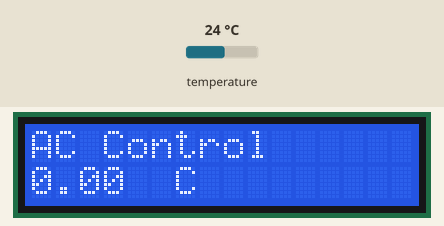
Simulated run of this sketch. Board: Arduino Uno, built with avr-gcc and run on an emulated ATmega328P. Shown: 16×2 character LCD. Inputs (shaded band) come from the test bench; at power-on: temperature 24 °C. What the sketch prints to the serial monitor is not drawn.

Above: at 2.3 s.
2.4 s: temperature set to 12 °C
At 3.5 s:
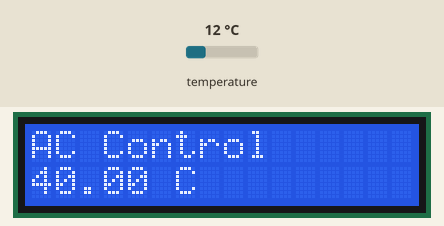
5.2 s: temperature set to 19 °C
At 6.5 s:
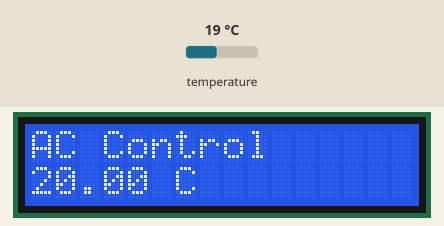
8.2 s: temperature set to 28 °C
At 9.4 s:
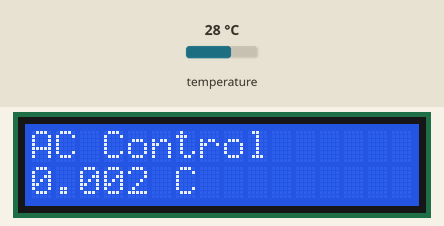
Timing chart, 0 to 11.2 s (numbered marks = the images above; inputs shaded):
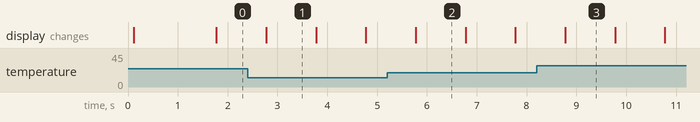

Measured:
- what the display in image 1 shows lasts 1.0 s, from 2.8 s to 3.8 s

The sketch:

sketch.ino
```cpp
#include <OneWire.h>
#include <DallasTemperature.h>
#include <LiquidCrystal_I2C.h>
#include <PID_v1.h>

#define ONE_WIRE_BUS 12

// logging period
int loggingPeriod = 60; // in minutes

// millis
uint32_t lastMillis = 0;
uint32_t lastLogging = 0;

// avg temp in this room
double sensorReadings[3] = {0.0};
double tempAvg = 0.0;

// AC temp control
double tempControl = 0.0;
double setPoint = 20.0; // desired room temperature within 20°C

// setup for DS18B20 using OneWire interface.
OneWire oneWire(ONE_WIRE_BUS);
DallasTemperature sensors(&oneWire);
byte numDevices = 0;

// setup for dummy temperature controller using LCD
LiquidCrystal_I2C lcd(0x27, 16, 2);

// PID constants
double kp = 0.5;   // Proportional gain
double ki = 0.2; // Integral gain
double kd = 0.6;   // Derivative gain

// setup PID instance
PID tempPID(&tempAvg, &tempControl, &setPoint, kp, ki, kd, DIRECT);

void setup() {
  Serial.begin(115200);
  sensors.begin();

  // auto finding the addresses to make it easier
  byte address[8];

  while (oneWire.search(address)) {
    numDevices++;
  }

  if (numDevices == 0) {
    Serial.println("{\"status\": \"Failed\"}");
    for (;;);
  }

  // init LCD for dummy temp controller
  lcd.init();
  lcd.backlight();

  lcd.setCursor(0, 0);
  lcd.print("AC Control");

  tempPID.SetMode(AUTOMATIC);
}

void loop() {
  uint32_t currMillis = millis();

  // polling sensor 1s
  if (currMillis - lastMillis >= 1000) {
    getTemp();
    computePID();
    printLCDTempControl();
    sendStatistic("RT");

    lastMillis = currMillis;
  }

  // statistic
  if (currMillis - lastLogging >= 1000 * 60 * loggingPeriod) {
    sendStatistic("LOG");

    lastLogging = currMillis;
  }

}

void getTemp() {
  tempAvg = 0.0;
  sensors.requestTemperatures();

  for (byte i = 0; i < numDevices; i++) {
    double readings = sensors.getTempCByIndex(i);
    sensorReadings[i] = readings;
    tempAvg += readings;
  }

  tempAvg /= numDevices;
}

void computePID() {
  // compute error
  double error = setPoint - tempAvg;


  // a bit hack to make PID response according to the direction
  // set direction based on error sign
  if (error > 0) {
    tempPID.SetControllerDirection(DIRECT); // increase output to heat up the room
  } else {
    tempPID.SetControllerDirection(REVERSE); // decrease output to cool down the room
  }

  // compute PID output
  tempPID.Compute();

  // calculate the output according PID direction
  if (error > 0) {
    tempControl = setPoint + tempControl;
  } else {
    tempControl = setPoint - tempControl;
  }

  tempControl = constrain(tempControl, 0, 40);

}

void printLCDTempControl() {
  lcd.setCursor(0, 1);
  lcd.print(tempControl);

  lcd.setCursor(6, 1);
  lcd.print("C");

}

void sendStatistic(String level) {
  Serial.print(level);
  Serial.print("#");
  Serial.print(sensorReadings[0]);
  Serial.print(",");
  Serial.print(sensorReadings[1]);
  Serial.print(",");
  Serial.print(sensorReadings[2]);
  Serial.print(",");
  Serial.print(tempAvg);
  Serial.print(",");
  Serial.println(tempControl);
}
```
